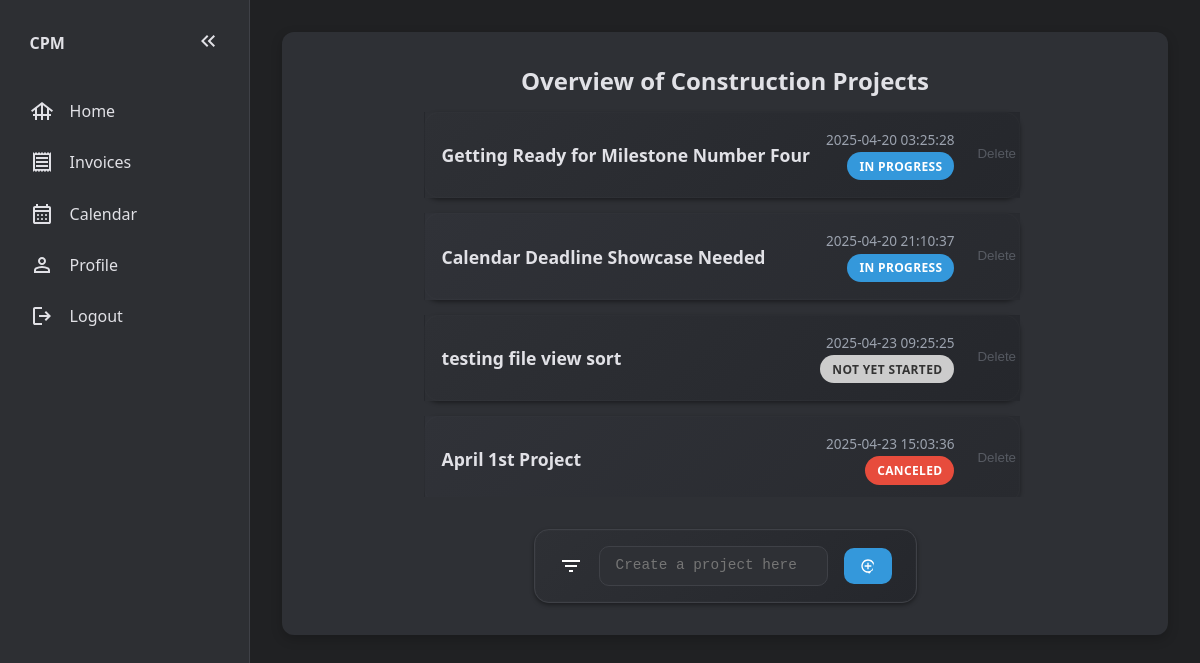
Screenshot of /home (signed in) with the database file from the repository.
### website/models.py (models this page shows)
class Project(db.Model): # Database model: An object blueprint/layout that will be stored in the database
    id = db.Column(db.Integer, primary_key=True)
    project_name = db.Column(db.String(70))
    date = db.Column(db.DateTime(timezone=True), default=func.now()) # Gets current date and time
    progress = db.Column(Enum('Not Yet Started', 'On Hold', 'In Progress', 'Completed', 'Canceled', name='progress_status'), nullable=False, default='Not Yet Started') # Project's Progress: Not Yet Started (Blue) | On Hold (Orange) | In Progress (Yellow) | Completed (Green) | Canceled (Red)
    deadline = db.Column(db.Date, nullable=True) # Project Deadline
    user_id = db.Column(db.Integer, db.ForeignKey('user.id')) # 1-to-many relationship
    address= db.Column(db.String(255), nullable = True)
    subcontractors = db.relationship('Assignment', back_populates='project') #many to many relation
    tasks = db.relationship('Task', backref='project', lazy='dynamic') # 1-to-many relationship
    files = db.relationship('File', back_populates='project')
    pass

### website/views.py (the view, shortened to what this page needs)
@views.route('/home', methods=['GET', 'POST'])
@login_required
def home():
    if current_user.role == "contractor": # Goes to contractor page
        return render_template("home.html", user=current_user)
    else:
        return "Unauthorized", 403

### website/context_processors.py (called while the page is built)
def unread_message_count():
    if current_user.is_authenticated:
        return Message.query.filter_by(receiver_id=current_user.id, is_read=False).count()
    return 0

### website/templates/home.html (shortened to what this page needs)
{% extends 'base.html' %}
{% block content %}
<section class="main-content-section" id="project-section">
  <section id="project-header">
    <h2>Overview of Construction Projects</h2>
  </section>
  <div class="table-wrapper">
    <table>
      {% if not user.projects %}
      <p id="no-projects">
        There are no projects yet available, create one below.
      </p>
      {% else %} {% for project in user.projects %}
      <tr class="project-row" data-status="{{ project.progress }}">
        <td>
          <a
            id="project-link"
            href="{{ url_for('views.view_project', project_id=project.id)}}"
          >
            {{ project.project_name }}
          </a>
          <div class="project-details">
            <p class="date">{{ project.date }}</p>
            <p id="project-status">
              {% if project.progress == "Not Yet Started" %}
              <span class="status-text not-started">Not Yet Started</span>
              {% elif project.progress == "On Hold" %}
              <span class="status-text on-hold">On Hold</span>
              {% elif project.progress == "In Progress" %}
              <span class="status-text in-progress">In Progress</span>
              {% elif project.progress == "Completed" %}
              <span class="status-text completed">Completed</span>
              {% elif project.progress == "Canceled" %}
              <span class="status-text canceled">Canceled</span>
              {% else %}
              <span class="status-text">Unknown Status</span>
              {% endif %}
            </p>
          </div>
          <button
            type="button"
            id="delete-button"
            data-id="{{ project.id }}"
            data-name="{{ project.project_name }}"
            onClick="deleteProject(this)"
          >
            <span aria-hidden="true"> Delete </span>
          </button>
        </td>
      </tr>
      {% endfor %} {% endif %}
    </table>
  </div>
  <form method="POST" action="{{ url_for('views.home') }}" id="project-form">
    <div class="filter-wrapper">
      <svg
        xmlns="http://www.w3.org/2000/svg"
        height="24px"
        viewBox="0 -960 960 960"
        width="24px"
        id="filter-projects"
        onclick="toggleFilter()"
      >
        <path
          d="M400-240v-80h160v80H400ZM240-440v-80h480v80H240ZM120-640v-80h720v80H120Z"
        />
      </svg>
    </div>
    <textarea
      name="project"
      id="project"
      maxlength="70"
      placeholder="Create a project here"
    ></textarea>
    <button type="submit">
    </button>
  </form>
</section>
{% endblock %}

### website/templates/base.html (shortened to what this page needs)
<!DOCTYPE html>
<html lang="en">
  <head>
    <link
      rel="stylesheet"
      href="{{ url_for('static', filename='css/style.css') }}"
    />
  </head>
  <body>
    {% if current_user.is_authenticated %}
    <aside id="sidebar">
      <ul>
        <li>
          <span class="logo">CPM</span>
          <button onclick="toggleSidebar()" id="toggle-btn">
            <svg
              xmlns="http://www.w3.org/2000/svg"
              viewBox="0 -960 960 960"
              width="24px"
              height="24px"
            >
              <path
                d="M440-240 200-480l240-240 56 56-183 184 183 184-56 56Zm264 0L464-480l240-240 56 56-183 184 183 184-56 56Z"
              />
            </svg>
          </button>
        </li>
        <li>
          <a href="/">
            <svg
              xmlns="http://www.w3.org/2000/svg"
              height="24px"
              viewBox="0 -960 960 960"
              width="24px"
            >
              <path
                d="M200-120v-160h-80v-80h80v-166L88-440l-48-64 440-336 440 336-48 64-112-86v166h80v80h-80v160h-80v-160H520v160h-80v-160H280v160h-80Zm80-240h160v-349L280-587v227Zm240 0h160v-227L520-709v349Z"
              />
            </svg>
            <span>Home</span>
          </a>
        </li>
          {% if current_user.role == 'contractor' %}
        <li>
          <a href="/project/invoices">
            <span>Invoices</span>
          </a>
        </li>
        {% endif %}
        <li>
          <a href="/calendar"
            >
            <span>Calendar</span></a
          >
        </li>
        <li>
          <a href="/profile"
            >
            <span>Profile</span></a
          >
        </li>
        <li>
          <a href="/logout"
            ><svg
              xmlns="http://www.w3.org/2000/svg"
              height="24px"
              viewBox="0 -960 960 960"
              width="24px"
            >
              <path
                d="M200-120q-33 0-56.5-23.5T120-200v-560q0-33 23.5-56.5T200-840h280v80H200v560h280v80H200Zm440-160-55-58 102-102H360v-80h327L585-622l55-58 200 200-200 200Z"
              />
            </svg>
            <span>Logout</span>
          </a>
        </li>
      </ul>
    </aside>
    {% endif %}
    <main>
      {% block content %}{% endblock %}
    </main>
  </body>
</html>

### rows the page displays
Project: project_name "Getting Ready for Milestone Number Four", date "2025-04-20 03:25:28", progress "IN PROGRESS"
Project: project_name "Calendar Deadline Showcase Needed", date "2025-04-20 21:10:37", progress "IN PROGRESS"
Project: project_name "testing file view sort", date "2025-04-23 09:25:25", progress "NOT YET STARTED"
Project: project_name "April 1st Project", date "2025-04-23 15:03:36", progress "CANCELED"
